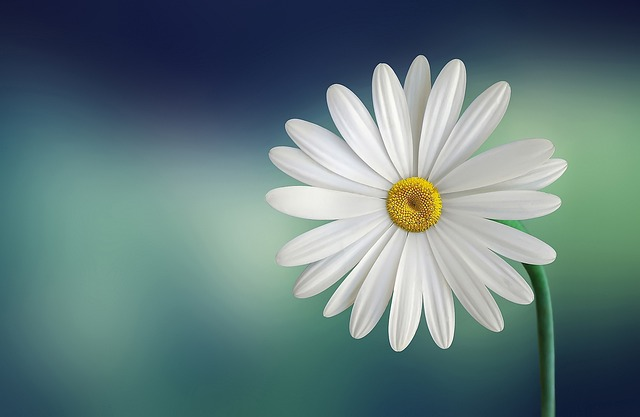
#> input picture 02_Scipy/img/flower_01.jpeg, 640 x 417 px, given in place of flower_01.jpg, which was not available
$ python pillow.py
#> lines starting #> are read from the running program, lines starting #| are printed output that depends on the picture; pictures that were not available may be replaced by others from this repository, and a replacement may not be noted
from PIL import Image
img_01 = Image.open("flower_01.jpg")
#> img_01 is the input picture: PIL image 640x417 RGB; mean R, G, B 97.3, 122.4, 123.8
print("Type of image: ", type(img_01))
#| Type of image:  <class 'PIL.JpegImagePlugin.JpegImageFile'>
print("Mode of image: ", img_01.mode)
#| Mode of image:  RGB
print("Size of image: ", img_01.size)
#| Size of image:  (640, 417)
#Resize the original image and save it, will resize(squeeze) but won't crop
small_img = img_01.resize((500,500))
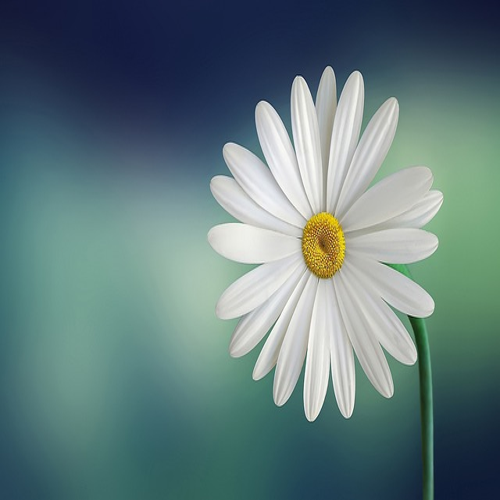
#> small_img: PIL image 500x500 RGB; mean R, G, B 97.3, 122.4, 123.8
small_img.save("flower_02.jpg")
print("Type of image: ", type(small_img))
#| Type of image:  <class 'PIL.Image.Image'>
print("Mode of image: ", small_img.mode)
#| Mode of image:  RGB
print("Size of image: ", small_img.size)
#| Size of image:  (500, 500)
#Resize with cropping the original image using thumbnail function
img_01.thumbnail((400,500))
#> img_01: PIL image 400x261 RGB
img_01.save("flower_03.jpg")
print("Type of image: ", type(img_01))
#| Type of image:  <class 'PIL.JpegImagePlugin.JpegImageFile'>
print("Mode of image: ", img_01.mode)
#| Mode of image:  RGB
print("Size of image: ", img_01.size)
#| Size of image:  (400, 261)
#Crop image using crop()
cropped_img = img_01.crop((0,0,300,300))
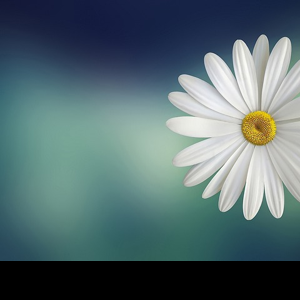
#> cropped_img: PIL image 300x300 RGB; mean R, G, B 86.1, 107.5, 111.4
cropped_img.save("flower_04.jpg")
print("Size of image: ",cropped_img.size)
#| Size of image:  (300, 300)
#To copy and paste an image over another image : use copy(), paste()
#Image rotation: keeping aspect ratio of original image
#Rotate image by 45
img45 = img_01.rotate(45)
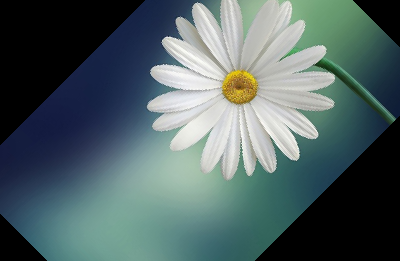
#> img45: PIL image 400x261 RGB; mean R, G, B 81.5, 99.3, 100.4
img45.save("flower_45.jpg")

#Image rotation, completeley rotate
img50 = img_01.rotate(50, expand=True)
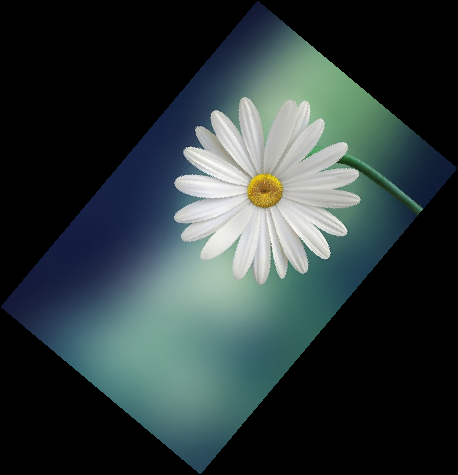
#> img50: PIL image 458x475 RGB; mean R, G, B 46.7, 58.8, 59.4
img50.save("flower_50.jpg")
#Flip and Transpose of image
#Flip from left to right
#> (the run stopped early here; a loop or call above may not have finished)

$ run again, with 02_Scipy/img/astronaut.png saved as 02_Scipy/img/flower_01.jpeg
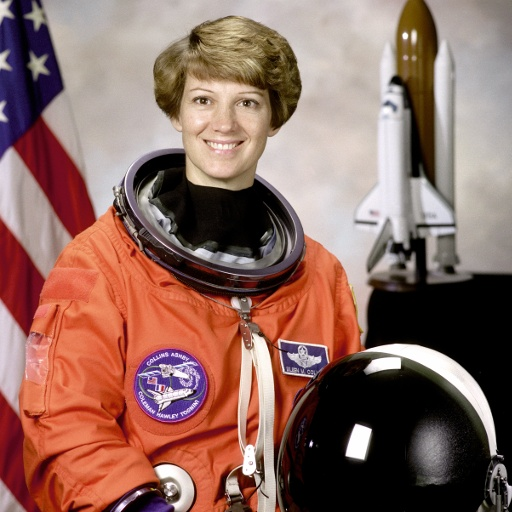
#> input picture 02_Scipy/img/astronaut.png, 512 x 512 px, given in place of flower_01.jpg, which was not available
#> img_01 is the input picture: PIL image 512x512 RGB; mean R, G, B 141.5, 105.8, 96.5
#| Type of image:  <class 'PIL.JpegImagePlugin.JpegImageFile'>
#| Mode of image:  RGB
#| Size of image:  (512, 512)
#| Type of image:  <class 'PIL.Image.Image'>
#| Mode of image:  RGB
#| Size of image:  (500, 500)
#> img_01: PIL image 400x400 RGB
#| Type of image:  <class 'PIL.JpegImagePlugin.JpegImageFile'>
#| Mode of image:  RGB
#| Size of image:  (400, 400)
#| Size of image:  (300, 300)
#> `img45 = img_01.rotate(45)`:
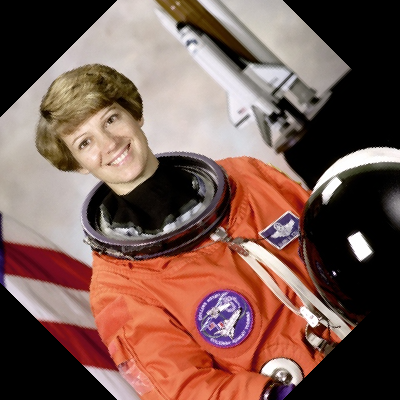
#> img45: PIL image 400x400 RGB; mean R, G, B 121.2, 90.5, 81.6
#> `img50 = img_01.rotate(50, expand=True)`:
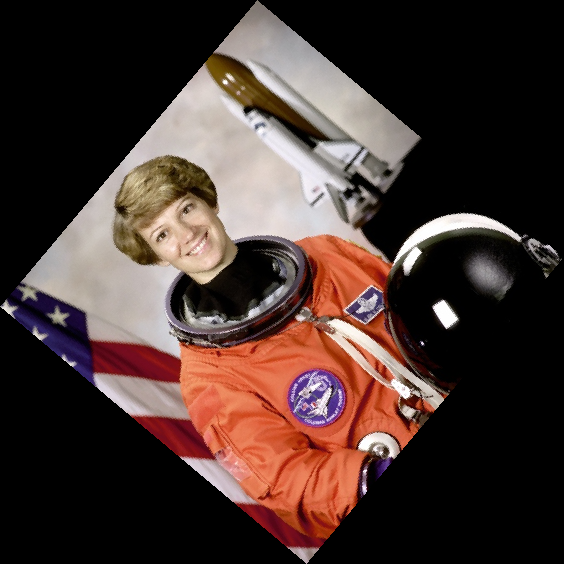
#> img50: PIL image 564x564 RGB; mean R, G, B 71.2, 53.2, 48.5
